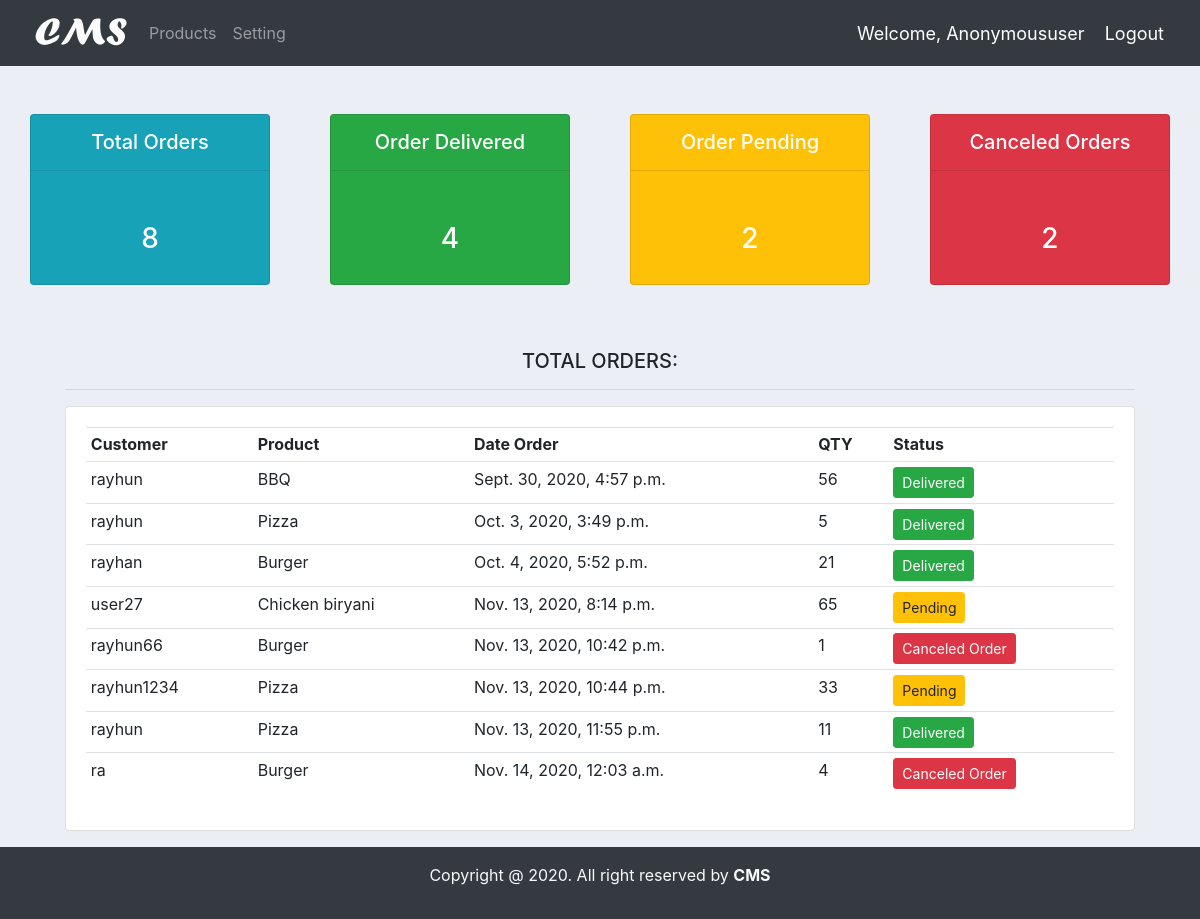
Page /all/orders on the committed database.
### accounts/models.py (models this page shows, shortened)
class Order(models.Model):
    STATUS = (
        ('Pending','Pending'),
        ('Canceled Order','Canceled Order'),
        ('Delivered','Delivered')
        )
    customer = models.ForeignKey(Customer, null=True, on_delete=models.SET_NULL)
    Product = models.ForeignKey(Product, null=True, on_delete=models.SET_NULL)
    date_created = models.DateTimeField(auto_now_add=True, null=True)
    statur = models.CharField(max_length=200, null=True, choices=STATUS)
    note = models.CharField(max_length=200, null=True)
    order_content = models.DecimalField(max_digits= 10000, null=True, decimal_places=0)

class Customer(models.Model):
    user = models.OneToOneField(User, null=True, blank=True, on_delete=models.CASCADE)
    name = models.CharField(max_length=200, null=True)
    phone = models.CharField(max_length=200, null=True)
    email = models.CharField(max_length=200, null=True)
    profile_pic = models.ImageField(default="demo.jpg", null=True, blank=True)
    date_created = models.DateTimeField(auto_now_add=True, null=True)
    def __str__(self):
        return str(self.name)

class Product(models.Model):
    CATAGORY = (
        ('Indoor','Indoor'),
        ('Out Door','Out Door'),
    )
    name = models.CharField(max_length=200, null=True)
    price = models.FloatField(null=True)
    catagory = models.CharField(max_length=200, null=True, choices=CATAGORY)
    descriprion = models.CharField(max_length=500 ,null=True, blank=True)
    data_created = models.DateTimeField(auto_now_add=True)
    tags = models.ManyToManyField(Tag)
    def __str__(self):
        return str(self.name)

### accounts/views.py (the view)
# urls.py: path('all/orders', views.order_list, name = "order_list"),
def order_list(request):
    orders = Order.objects.all()
    total_orders = orders.count()
    order_delivered = orders.filter(statur='Delivered').count()
    order_pending = orders.filter(statur='Pending').count()
    order_cancels = orders.filter(statur='Canceled Order').count()
    context = {
        'orders':orders,
        'total_orders':total_orders,
        'order_delivered':order_delivered,
        'order_pending':order_pending,
        'order_cancels':order_cancels,
    }
    return render(request, 'accounts/order_list.html',context)

### accounts/templates/accounts/order_list.html
{% extends 'accounts/main.html' %}
{% block content %}
<div class="container-fluid">
    {% include 'accounts/status.html' %}
    <div class="row">
        <div class="col-md-11 m-auto">
            <h5 class="text-center">TOTAL ORDERS:</h5>
            <hr>
            <div class="card card-body">
                {% if orders %}
                <table class="table table-sm">
                    <tr>
                        <th>Customer</th>
                        <th>Product</th>
                        <th>Date Order</th>
                        <th>QTY</th>
                        <th>Status</th>
                    </tr>
                    {% for order in orders %}
                    <tr>
                        <td>{{ order.customer }}</td>
                        <td>{{ order.Product }}</td>
                        <td>{{ order.date_created }}</td>
                        <td>{{ order.order_content }}</td>
                        <td>
                            {% if order.statur == "Delivered" %}
                                <a class="btn btn-sm btn-success">{{ order.statur }}</a>
                            {% endif %}
                            {% if order.statur == "Pending" %}
                                <a class="btn btn-sm btn-warning">{{ order.statur }}</a>
                            {% endif %}
                            {% if order.statur == "Canceled Order" %}
                                <a class="btn btn-sm btn-danger">{{ order.statur }}</a>
                            {% endif %}
                        </td>
                    </tr>
                    {% endfor %}
                </table>
                {% else %}
                    <h3 class="h3 text-center py-3 text-danger">Order Not Found</h3>
                {% endif %}
            </div>
        </div>
    </div>
</div>
{% endblock %}

### static/css/main.css (style rules this page uses)
body { background-color: #ebeff5; }

### accounts/templates/accounts/main.html (style rules this page uses)
a { text-decoration: none; }

### rows in the picture
Order: customer "rayhun", Product "BBQ", date_created "Sept. 30, 2020, 4:57 p.m.", order_content "56", statur "Delivered"
Order: customer "rayhun", Product "Pizza", date_created "Oct. 3, 2020, 3:49 p.m.", order_content "5", statur "Delivered"
Order: customer "rayhan", Product "Burger", date_created "Oct. 4, 2020, 5:52 p.m.", order_content "21", statur "Delivered"
Order: customer "user27", Product "Chicken biryani", date_created "Nov. 13, 2020, 8:14 p.m.", order_content "65", statur "Pending"
Order: customer "rayhun66", Product "Burger", date_created "Nov. 13, 2020, 10:42 p.m.", order_content "1", statur "Canceled Order"
Order: customer "rayhun1234", Product "Pizza", date_created "Nov. 13, 2020, 10:44 p.m.", order_content "33", statur "Pending"
Order: customer "rayhun", Product "Pizza", date_created "Nov. 13, 2020, 11:55 p.m.", order_content "11", statur "Delivered"
Order: customer "ra", Product "Burger", date_created "Nov. 14, 2020, 12:03 a.m.", order_content "4", statur "Canceled Order"

### other values in the picture
{{ request.user|title }} "Anonymoususer"
{{ total_orders }} "8"
{{ order_delivered }} "4"
{{ order_pending }} "2"
{{ order_cancels }} "2"
